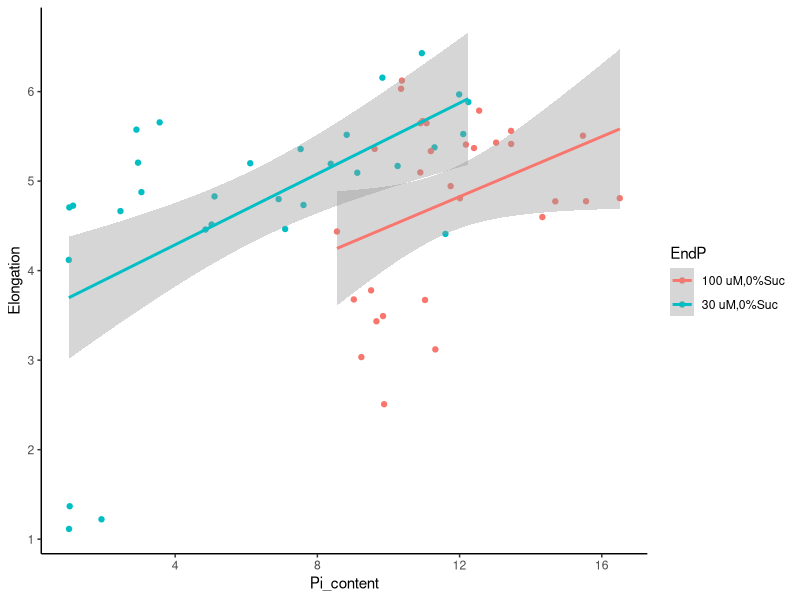
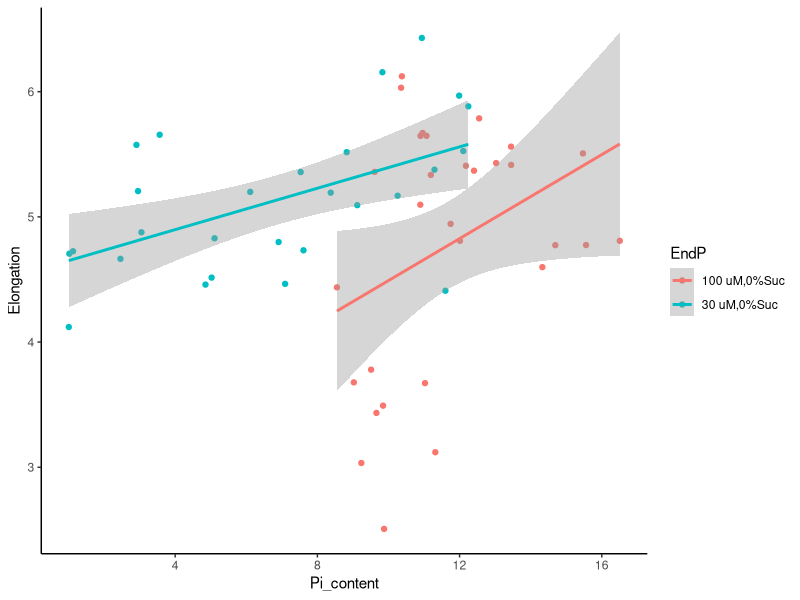
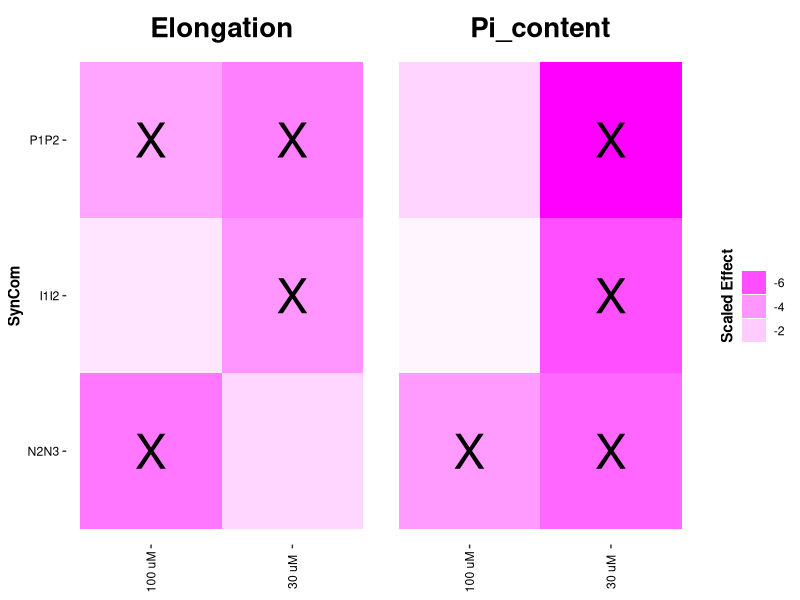

Write the R code that produced these figures, in order. (Note: this script raises an error after producing the figures.)
## ---- chunk 1
library(tidyverse)
## ---- chunk 2
Dat <- read_tsv("data/phenotypes.tsv",
                col_types = cols(Pi_content = col_number(),
                                 Elongation = col_number(),
                                 Experiment = col_character(),
                                 EndP = col_character(),
                                 Bacteria = col_character(),
                                 Plate = col_character()))
Dat
## ---- chunk 3
Dat %>%
  ggplot(aes(x = Pi_content, y = Elongation, col = EndP)) +
  geom_point() +
  geom_smooth(method = "lm", formula = y ~ x) +
  theme_classic()
## ---- chunk 4
Dat %>%
  arrange(Elongation)
## ---- chunk 5
Dat <- Dat %>%
  filter(Elongation > 2)
## ---- chunk 6
Dat %>%
  ggplot(aes(x = Pi_content, y = Elongation, col = EndP)) +
  geom_point() +
  geom_smooth(method = "lm", formula = y ~ x) +
  theme_classic()
## ---- chunk 7
r <- cor(Dat$Pi_content, Dat$Elongation)
r.pval <- cor.test(Dat$Pi_content, Dat$Elongation)$p.value
## ---- chunk 8
f1 <- Elongation ~ Pi_content + Bacteria + EndP + Experiment
m1 <- lm(f1, data = Dat %>% filter(Elongation > 2))
summary(m1)
## ---- chunk 9
f2 <- Elongation ~ Pi_content + Bacteria + Experiment
m2 <- lm(f2, data = Dat %>% filter(Elongation > 2))
anova(m1, m2, test = "LRT")
## ---- chunk 10
summary(m2)
## ---- chunk 11
knitr::kable(summary(m2)$coefficients,
             caption = paste("Coefficients of linear model (",
                             format(f1), ").",
                             "We observe that shoot Pi content has no significant",
                             "effect on main root elongation."))
## ---- chunk 12
test_phenotype <- function(Dat, phenotype){
  f1 <- paste(phenotype, "~", "Bacteria + Experiment")
  f1 <- as.formula(f1)
  
  m1 <- lm(f1, data = Dat)
  Res <- summary(m1)$coefficients
  
  Res <- as.data.frame(Res)
  Res$var <- row.names(Res)
  row.names(Res) <- NULL
  Res <- Res %>%
    filter(var %in% c("BacteriaI1I2", "BacteriaN2N3", "BacteriaP1P2" )) %>%
    mutate(phenotype = phenotype) %>%
    rename(se = "Std. Error",
           t.value = "t value",
           p.value = "Pr(>|t|)")
  
  return(Res)
}
## ---- chunk 13
Pi_res <- bind_rows(test_phenotype(Dat = Dat %>%
                                     filter(EndP == "30 uM,0%Suc"),
                                   phenotype = "Pi_content") %>%
                      mutate(EndP = "30 uM"),
                    test_phenotype(Dat = Dat %>%
                                     filter(EndP == "100 uM,0%Suc"),
                                   phenotype = "Pi_content") %>%
                      mutate(EndP = "100 uM"))
Pi_res
## ---- chunk 14
Elo_res <- bind_rows(test_phenotype(Dat = Dat %>%
                                      filter(EndP == "30 uM,0%Suc"),
                                    phenotype = "Elongation") %>%
                       mutate(EndP = "30 uM"),
                     test_phenotype(Dat = Dat %>%
                                      filter(EndP == "100 uM,0%Suc"),
                                    phenotype = "Elongation") %>%
                       mutate(EndP = "100 uM"))
Elo_res
## ---- chunk 15
Res <- bind_rows(Pi_res, Elo_res) %>%
  mutate(SynCom = str_remove(var, "^Bacteria")) %>%
  select(-var)
Res
## ---- chunk 16
Res %>%
  mutate(significant = c("", "X")[ (p.value < 0.05) + 1 ]) %>%
  mutate(SynCom = factor(SynCom,levels = rev(c("P1P2", "I1I2", "N2N3"))),
         phenotye = factor(phenotype, levels = c("Pi_content", "Elongation"))) %>%
  ggplot(aes(x = EndP, y = SynCom)) +
  facet_wrap(~phenotype) +
  geom_tile(aes(fill = t.value)) +
  geom_text(aes(label = significant), size = 12) +
  scale_fill_gradient2(low = "magenta", mid = "white", high = "green",
                       midpoint = 0) +
  guides(fill = guide_legend(title = "Scaled Effect", title.position = "left")) +
  theme(panel.background = element_blank(),
        axis.text = element_text(color = "black"),
        axis.title.y = element_text(face = "bold"),
        axis.title.x = element_blank(),
        axis.text.x = element_text(angle = 90, vjust = 0.5),
        legend.title = element_text(face = "bold", angle = 90),
        strip.background = element_blank(),
        strip.text = element_text(color = "black", face = "bold", size = 20))
knitr::include_graphics("figs/Fig3C.jpeg")
## ---- chunk 17
sessionInfo
